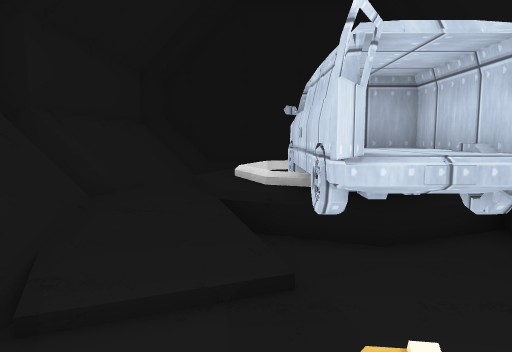
view 1 (above)

15 first-person views from a walk through a Unity game level. The camera is 1.5 m above the floor, tilts 6° down and sees 70° across. The floor is counted in squares, 1 m on a side. Each view is taken from the middle of a square. On the plan, view 1 faces up. The plan holds only what a view shows up to about 16 squares ahead; the rest is blank. The place goes on beyond the plan. Some animated figures are not drawn. Surface patterns are stand-ins for the level's own textures.

view 2
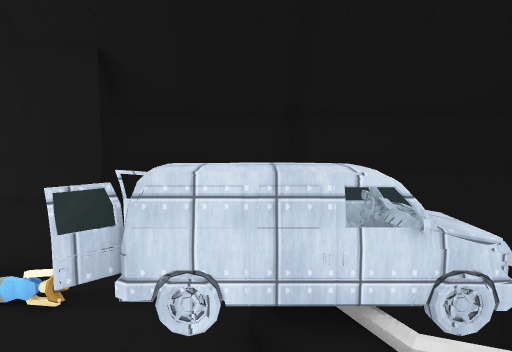

view 3
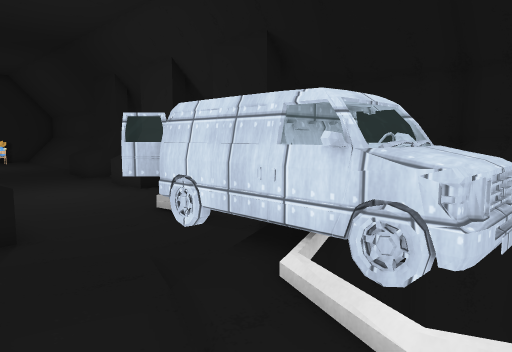

view 4
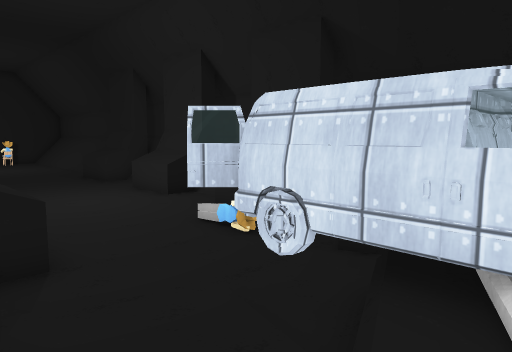

view 5
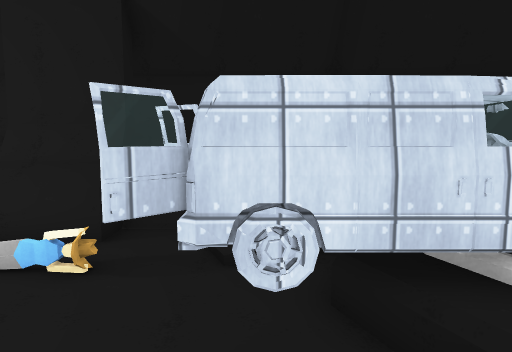

view 6
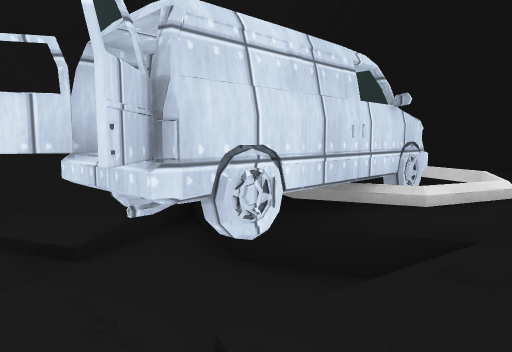

view 7
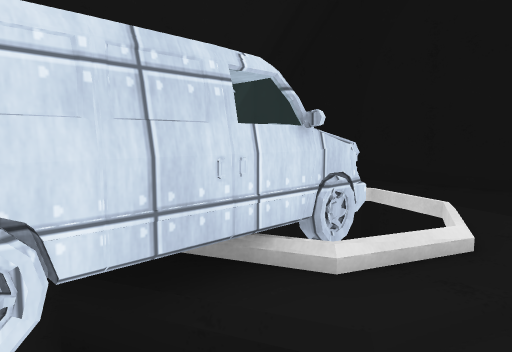

view 8
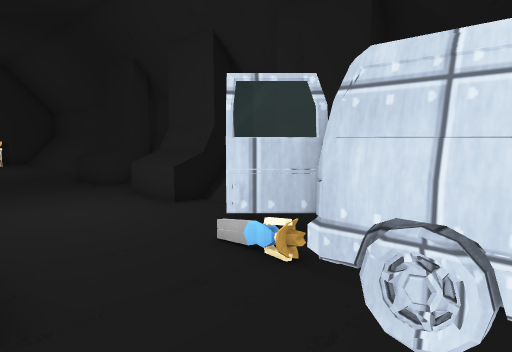

view 9
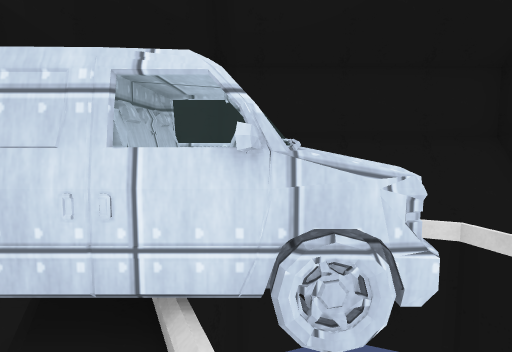

view 10
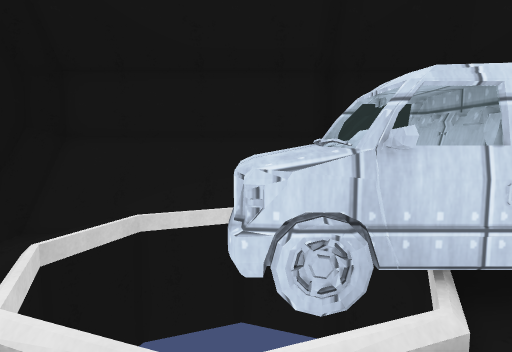

view 11
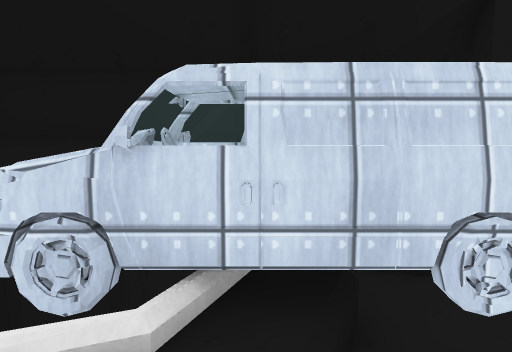

view 12
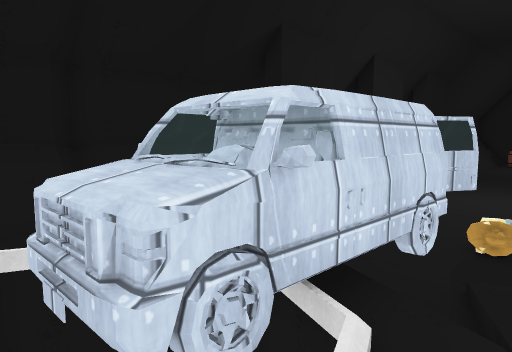

view 13
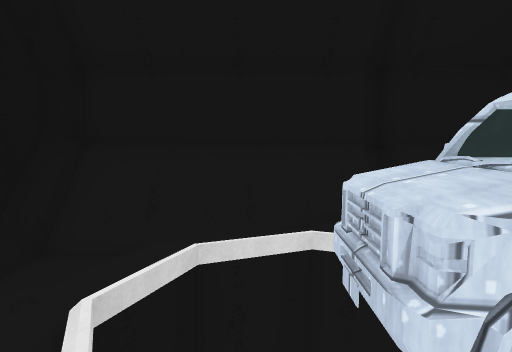

view 14
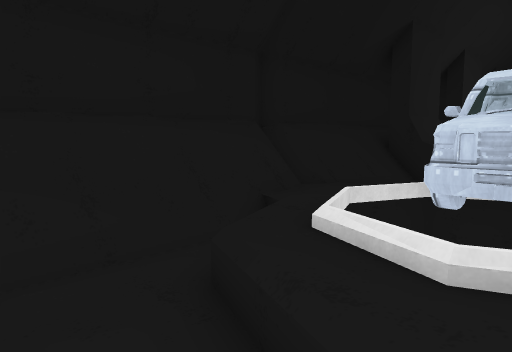

view 15
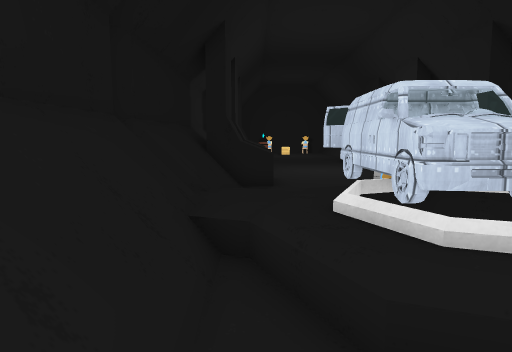

### Floor plan
Key: @ floor where view 1 was taken; # wall or solid block; . main floor; : floor 0.25 m higher than the main floor; + floor 0.5 m higher than the main floor; * floor 0.75 m higher than the main floor; / step, stairs or slope; = window, fence, low wall or low ledge; ^ raised ledge; O other object.
Columns run from 4 left of view 1 to 8 right of it. Each row starts with its distance up from view 1.
 14 ############
 13 #==///////=##
 12 #//    ...//#
 11 #// =O=O/.//#
 10 #//=#  #/.//#
  9 #///    ////#
  8 #//* OOO////#
  7 #/++ OOO*+//#
  6 #=++=OOO/+//#
  5 #/++/OOO/+//#
  4 #/::/OOO:://#
  3 #////OOO////#
  2 # /.......//#
  1 ##^^.O...^#/#
  0 ###^@....^#/#
 -1  ##^.....^#/#
 -2  ##......  /#
 -3 # .......  /#
 -4 #O....... //
 -5 ###^....  #
 -6 ###^.....
 -7   ^^.....
 -8    .....
 -9   ......
-10  ##^....
-11   #^....
-12    ^...
-13     ...
-14      ..

Positions as (right, up) in squares from view 1, and headings:
1: (0, 0), facing up
2: (7, 5), facing left
3: (6, 9), facing down-left
4: (6, 7), facing down-left
5: (6, 4), facing left
6: (5, 2), facing up-left
7: (5, 4), facing up-left
8: (5, 5), facing down-left
9: (5, 7), facing left
10: (-2, 8), facing right
11: (-2, 6), facing right
12: (-1, 9), facing down-right
13: (-1, 9), facing right
14: (1, 13), facing down-right
15: (5, 13), facing down
